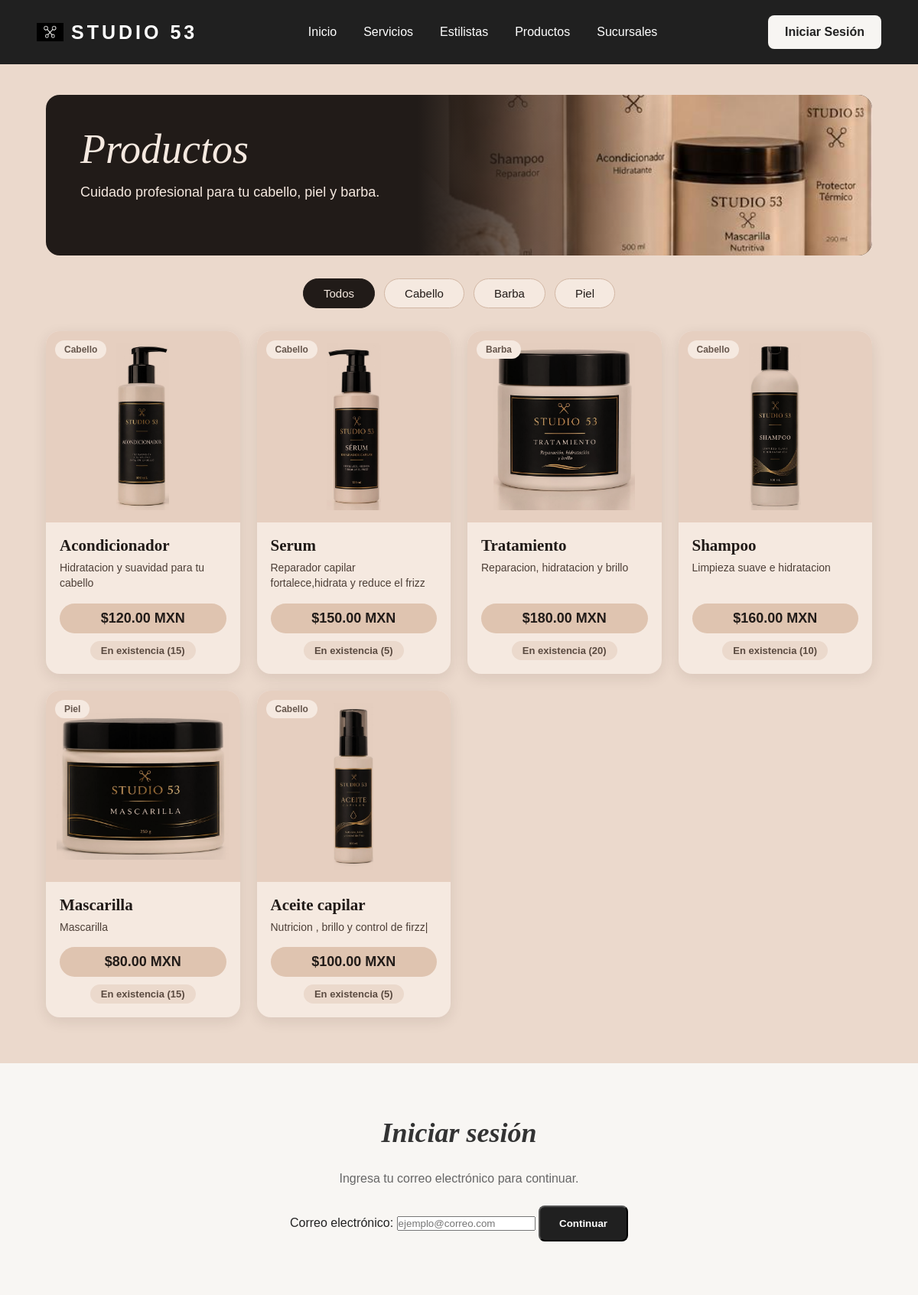
/productos/, run on the app's committed database.
### contenido/models.py (models this page shows, shortened)
class Producto(models.Model):
    nombre = models.CharField(max_length=100)
    descripcion = models.TextField()
    precio = models.DecimalField(max_digits=10, decimal_places=2)
    stock = models.PositiveIntegerField()
    categoria = models.CharField(max_length=100)
    disponible = models.BooleanField(default=True)

### contenido/views.py (the view)
# urls.py: path('productos/', views.productos, name='productos'),
def productos(request):
    productos = Producto.objects.all()
    return render(request, 'contenido/productos.html', {
        'productos': productos
    })

### contenido/templates/contenido/productos.html (shortened to what this page needs)
{% extends 'contenido/base.html' %}
{% load static %}
{% block contenido %}
<section class="pagina-productos">
    <div class="banner-productos">
        <div class="banner-productos-texto">
            <h1>Productos</h1>
            <p>Cuidado profesional para tu cabello, piel y barba.</p>
        </div>
        <div class="banner-productos-imagen">
            <img src="{% static 'contenido/img/productos.jpeg' %}"
                 alt="Productos de cuidado Studio 53">
        </div>
    </div>
    <div class="filtros-productos" role="group" aria-label="Filtrar productos por categoría">
        <button type="button" class="filtro-producto activo" data-filtro="todos" aria-pressed="true">Todos</button>
        <button type="button" class="filtro-producto" data-filtro="cabello" aria-pressed="false">Cabello</button>
        <button type="button" class="filtro-producto" data-filtro="barba" aria-pressed="false">Barba</button>
        <button type="button" class="filtro-producto" data-filtro="piel" aria-pressed="false">Piel</button>
    </div>
    <div class="grid-productos" aria-live="polite">
        {% for producto in productos %}
        <article class="tarjeta-producto{% if not producto.disponible or producto.stock == 0 %} agotado{% endif %}"
                 data-categoria="{{ producto.categoria|lower }}">
            <div class="imagen-producto">
                {% with nombre=producto.nombre|lower %}
                    {% if 'acondicionador' in nombre %}
                        <img src="{% static 'contenido/img/producto-acondicionador.jpeg' %}"
                             alt="{{ producto.nombre }}">
                    {% elif 'serum' in nombre or 'serum' in nombre %}
                        <img src="{% static 'contenido/img/producto-serum.jpeg' %}"
                             alt="{{ producto.nombre }}">
                    {% elif 'tratamiento' in nombre %}
                        <img src="{% static 'contenido/img/producto-tratamiento.jpeg' %}"
                             alt="{{ producto.nombre }}">
                    {% elif 'shampoo' in nombre or 'champu' in nombre or 'champú' in nombre %}
                        <img src="{% static 'contenido/img/producto-shampoo.jpeg' %}"
                             alt="{{ producto.nombre }}">
                    {% elif 'mascarilla' in nombre %}
                        <img src="{% static 'contenido/img/producto-mascarilla.jpeg' %}"
                             alt="{{ producto.nombre }}">
                    {% elif 'aceite' in nombre %}
                        <img src="{% static 'contenido/img/producto-aceite.jpeg' %}"
                             alt="{{ producto.nombre }}">
                    {% else %}
                        <span class="sin-imagen-producto">Sin imagen</span>
                    {% endif %}
                {% endwith %}
                <span class="categoria-producto">{{ producto.categoria|capfirst }}</span>
            </div>
            <div class="info-producto">
                <h2>{{ producto.nombre }}</h2>
                <p class="descripcion-producto">{{ producto.descripcion|capfirst|linebreaksbr }}</p>
                <div class="precio-producto">
                    ${{ producto.precio|floatformat:"2g" }} MXN
                </div>
                {% if not producto.disponible %}
                    <span class="stock-producto sin-stock">No disponible</span>
                {% elif producto.stock == 0 %}
                    <span class="stock-producto sin-stock">Agotado</span>
                {% else %}
                    <span class="stock-producto">En existencia ({{ producto.stock }})</span>
                {% endif %}
            </div>
        </article>
        {% empty %}
            <p class="sin-productos">Aun no hay productos registrados.</p>
        {% endfor %}
    </div>
</section>
{% endblock %}

### contenido/static/contenido/estilos.css (style rules this page uses)
* { margin: 0; padding: 0; box-sizing: border-box; }
body { font-family: Arial, sans-serif; background-color: #f7f5f2; color: #222; }
.pagina-productos { background-color: #EBD9CC; color: #211B18; padding: 40px 5% 60px; }
.banner-productos { display: flex; max-width: 1200px; margin: 0 auto 30px; background-color: #211B18; border-radius: 18px; overflow: hidden; }
.banner-productos-texto { width: 45%; padding: 40px 45px; color: #F5E9E0; }
.banner-productos-texto h1 { font-family: Georgia, serif; font-size: 54px; font-style: italic; font-weight: normal; margin-bottom: 12px; }
.banner-productos-texto p { font-size: 18px; line-height: 1.5; }
.banner-productos-imagen { position: relative; width: 55%; height: 210px; }
.banner-productos-imagen img { width: 100%; height: 100%; object-fit: cover; object-position: center 62%; display: block; }
.banner-productos-imagen::before { content: ""; position: absolute; inset: 0; background: linear-gradient(90deg, #211B18, transparent 55%); }
.filtros-productos { display: flex; justify-content: center; gap: 12px; margin-bottom: 30px; }
.filtro-producto { padding: 10px 26px; border: 1px solid #D2B7A4; border-radius: 30px; background-color: #F5E9E0; color: #211B18; font-size: 15px; cursor: pointer; }
.filtro-producto.activo { background-color: #211B18; border-color: #211B18; color: #F5E9E0; }
.grid-productos { display: grid; grid-template-columns: repeat(4, 1fr); gap: 22px; max-width: 1200px; margin: 0 auto; }
.tarjeta-producto { display: flex; flex-direction: column; background-color: #F5E9E0; border-radius: 18px; overflow: hidden; box-shadow: 0 5px 18px rgba(50, 30, 20, 0.10); }
.imagen-producto { position: relative; display: flex; align-items: center; justify-content: center; height: 250px; padding: 16px 14px; background-color: #E6CFC0; }
.imagen-producto img { width: 100%; height: 100%; object-fit: contain; mix-blend-mode: multiply; }
.categoria-producto { position: absolute; top: 12px; left: 12px; padding: 5px 12px; border-radius: 30px; background-color: #F5E9E0; color: #66564c; font-size: 12px; font-weight: bold; }
.info-producto { display: flex; flex-direction: column; flex: 1; padding: 18px; }
.info-producto h2 { font-family: Georgia, serif; font-size: 21px; margin-bottom: 6px; }
.descripcion-producto { color: #4d3f37; font-size: 14px; line-height: 1.45; margin-bottom: 16px; }
.precio-producto { margin-top: auto; padding: 9px; border-radius: 30px; background-color: #DFC4B0; text-align: center; font-size: 18px; font-weight: bold; }
.stock-producto { align-self: center; margin-top: 10px; padding: 5px 14px; border-radius: 30px; background-color: #EBD9CC; color: #5a4a40; font-size: 13px; font-weight: bold; }

### data on the page
Producto: categoria "Cabello", nombre "Acondicionador", descripcion "Hidratacion y suavidad para tu cabello", precio "120.00", stock "15"
Producto: categoria "Cabello", nombre "Serum", descripcion "Reparador capilar fortalece,hidrata y reduce el frizz", precio "150.00", stock "5"
Producto: categoria "Barba", nombre "Tratamiento", descripcion "Reparacion, hidratacion y brillo", precio "180.00", stock "20"
Producto: categoria "Cabello", nombre "Shampoo", descripcion "Limpieza suave e hidratacion", precio "160.00", stock "10"
Producto: categoria "Piel", nombre "Mascarilla", descripcion "Mascarilla", precio "80.00", stock "15"
Producto: categoria "Cabello", nombre "Aceite capilar", descripcion "Nutricion , brillo y control de firzz|", precio "100.00", stock "5"
